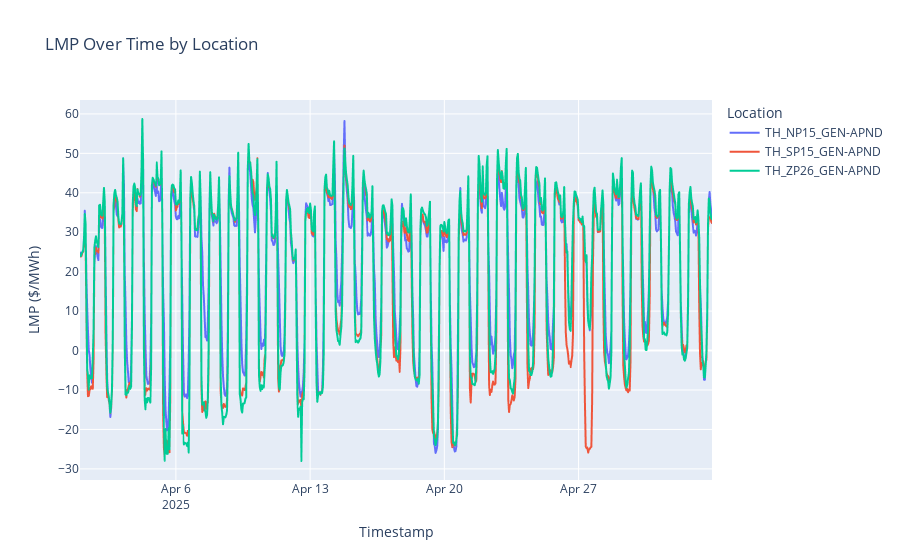

Write notebook code for a chart like this one.
### Code cell
plt.figure(figsize=(12, 6))

fig = px.line(
    merged_df,
    x='Time',
    y='LMP',
    color='Location',
    title='LMP Over Time by Location',
    labels={'LMP': 'LMP ($/MWh)', 'Time': 'Timestamp'},
)

fig.show()

### Figure 1 — Plotly figure (JSON) as saved in the notebook; plotly's stock layout.template omitted (floating-point values rounded to 4 significant figures; data arrays with more than 128 entries replaced by an {"elided": "..."} marker saying what was removed)
{"data": [{"hovertemplate": "Location=TH_NP15_GEN-APND<br>Timestamp=%{x}<br>LMP ($/MWh)=%{y}<extra></extra>", "legendgroup": "TH_NP15_GEN-APND", "line": {"color": "#636efa", "dash": "solid"}, "marker": {"symbol": "circle"}, "mode": "lines", "name": "TH_NP15_GEN-APND", "showlegend": true, "type": "scattergl", "x": {"elided": "792 str values"}, "xaxis": "x", "y": {"elided": "792 float values"}, "yaxis": "y"}, {"hovertemplate": "Location=TH_SP15_GEN-APND<br>Timestamp=%{x}<br>LMP ($/MWh)=%{y}<extra></extra>", "legendgroup": "TH_SP15_GEN-APND", "line": {"color": "#EF553B", "dash": "solid"}, "marker": {"symbol": "circle"}, "mode": "lines", "name": "TH_SP15_GEN-APND", "showlegend": true, "type": "scattergl", "x": {"elided": "792 str values"}, "xaxis": "x", "y": {"elided": "792 float values"}, "yaxis": "y"}, {"hovertemplate": "Location=TH_ZP26_GEN-APND<br>Timestamp=%{x}<br>LMP ($/MWh)=%{y}<extra></extra>", "legendgroup": "TH_ZP26_GEN-APND", "line": {"color": "#00cc96", "dash": "solid"}, "marker": {"symbol": "circle"}, "mode": "lines", "name": "TH_ZP26_GEN-APND", "showlegend": true, "type": "scattergl", "x": {"elided": "792 str values"}, "xaxis": "x", "y": {"elided": "792 float values"}, "yaxis": "y"}], "layout": {"legend": {"title": {"text": "Location"}, "tracegroupgap": 0}, "title": {"text": "LMP Over Time by Location"}, "xaxis": {"anchor": "y", "domain": [0, 1], "title": {"text": "Timestamp"}}, "yaxis": {"anchor": "x", "domain": [0, 1], "title": {"text": "LMP ($/MWh)"}}}}
